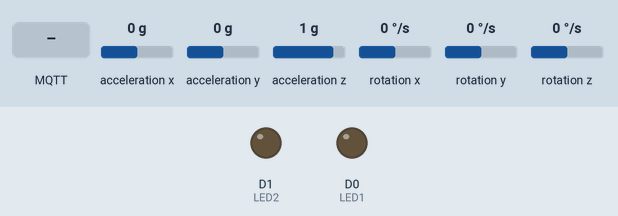
Bench run of a sketch on a simulated ESP8266 (NodeMCU). Parts: output pins drawn as LEDs (lit = HIGH). Wiring (inferred from the names in the program): MPU-6050 motion sensor at I2C address 0x68. The inputs (shaded band) are chosen by the test bench; at power-on: acceleration x 0 g, acceleration y 0 g, acceleration z 1 g, rotation x 0 °/s, rotation y 0 °/s, rotation z 0 °/s. WiFi joins after 1.5 s; servers stay silent unless stated; random numbers use the default seed unless the sketch sets one; no MQTT or app messages arrive unless stated; what the sketch prints to the serial monitor is not drawn.

Above: at 3.4 s.
3.5 s: MQTT message "1" arrives on the first subscribed topic
At 4.7 s:
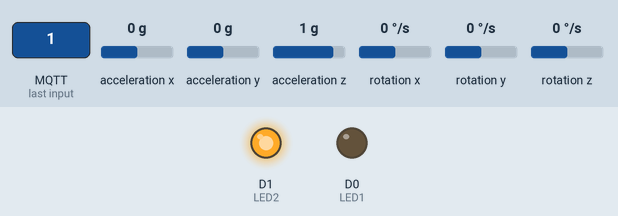
5.0 s: MQTT message "h" arrives on the first subscribed topic
At 6.2 s:
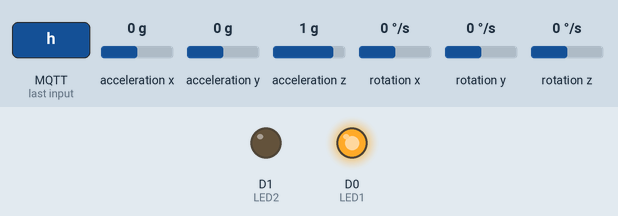
6.5 s: acceleration x set to -0.2 g
9.5 s: acceleration y set to -0.2 g
12.5 s: acceleration z set to -1.4 g
15.5 s: rotation x set to -2 °/s
Timing chart, 0 to 18.5 s (numbered marks = the images above; inputs shaded):
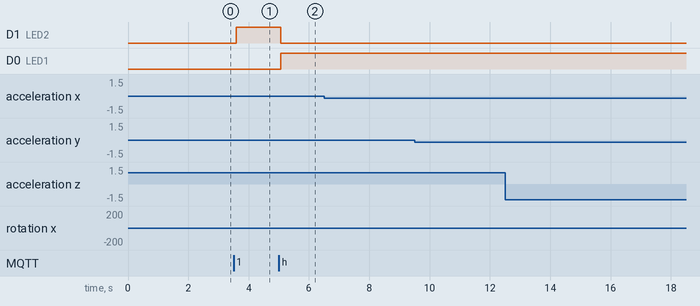

The sketch:

MPU_MQTT.ino
```cpp
#include "Arduino.h"  //
#include "Wire.h"     //  Biblioteca de comunicação I2C
#include <ESP8266WiFi.h>
#include <PubSubClient.h>

WiFiClient espClient;
PubSubClient client(espClient);

/*
  ================================================================
  ===                          PINOUT                          ===
  ================================================================
*/

//MPU
/*VCC       3v
  GND       GND
*/
#define scl_pin  D6
#define sda_pin  D5

//Botão
//uint8_t botOffset = D4;X

//Leds
#define LED1 D0
#define LED2 D1

/*
  ===============================================================
  ===                        VARIÁVEIS                        ===
  ===============================================================
*/

// Tempo
double dt, tempo_prev = 0.00;

// Armazenamento dos dados "crus" do acelerômetro
int16_t AX, AY, AZ, Tp, GX, GY, GZ;

// Variavel do offset
bool OFFSET = false;
double offAX = 0, offAY = 0, offAZ = 0;

// Armazenamento dos dados após conversão
double AcX, AcY, AcZ, Tmp, GyX, GyY, GyZ;
long convGYRO, convACEL;     // Datasheet do sensor

// Calculo ângulos
double Pitch = 0;
double Roll = 0;
double Yaw = 0;
double Acc1;
double Acc2;
#define RAD_TO_DEG 57.2957795  // Radianos para graus (180/PI)
double erroROLL   = -2.951641908101069;
double erroPITCH  = -3.908116257882335;
double erroYAW    = 0.793767901287199;

// Calculo velocidade
double VelX = 0, VelY = 0, VelZ = 0;
double erroVZ = 0.11 / 15530;

// Media movel
double AmX = 0, AmY = 0, AmZ = 0;
#define n 30

// Leds piscando alternado a cada ciclo do loop
bool led_state = false;
double ErroCont = 0.00;
bool OBS = true;

// MQTT
#define MSG_BUFFER_SIZE 50
//char msg[MSG_BUFFER_SIZE];
//char MQTT[20];

/*
  ===============================================================
  ===                      SETUP INICIAL                      ===
  ===============================================================
*/

void setup()
{
  pinMode(LED1, OUTPUT);
  pinMode(LED2, OUTPUT);
  digitalWrite(LED1, led_state);
  digitalWrite(LED2, led_state);
  Serial.begin(9600);
  Setup_MPU();
  Conectar_WiFi();
  Conectar_MQTT();
  delay(500);
  //  Serial.end();
}

/*
  ================================================================
  ===                       MAIN PROGRAM                       ===
  ================================================================
*/

void loop ()
{
  dt = (millis() - tempo_prev) / 1000.0;
  tempo_prev = millis();

  // lê os dados do sensor
  Read_MPU();

  // Converte os dados do sensor
  converterRAW();

  //  // Faz a média do valor após conversão
  AmX = media_movelaX(AcX);
  AmY = media_movelaY(AcY);
  AmZ = media_movelaZ(AcZ);

  // Calcula os ângulos em função dos eixos do sensor
  PitchRollYaw(AmX, AmY, AmZ, GyX, GyY, GyZ);
  //Corrige erro no valor dos angulos
  //  corrigirANGULO();

  //Calculo da velocidade
  velocidade(AmX, AmY, AmZ);

  //-------------------------------------------------------------------------------------------------------------------------------------------------------------------------------------
  //Mostra os valores
  //  salva("t", tempo_prev);
  //  mostraRAW();
  //  mostraOFF();
  mostraCON();
  //  mostraMED();
  //  mostraANG();
  //  mostraVEL();
  //  salva("dt", dt);
  //  salva("eY", erroYAW);

  //-------------------------------------------------------------------------------------------------------------------------------------------------------------------------------------
  finaliza();

  if (!client.connected())
  {
    Reconectar();
  }
  client.loop();

}
```

Debug.ino
```cpp
void mostraRAW()
{
  salva("AX", AX);
  salva("AY", AY);
  salva("AZ", AZ);
  //  salva("GX", GX);
  //  salva("GY", GY);
  //  salva("GZ", GZ);
}

void mostraOFF()
{
  Serial.print("\toffAX = "); Serial.print(offAX);
  Serial.print("\toffAY = "); Serial.print(offAY);
  Serial.print("\toffAZ = "); Serial.print(offAZ);
}

void mostraCON()
{
  salva("AcX", AcX);
  salva("AcY", AcY);
  salva("AcZ", AcZ);
  salva("GyX", GyX);
  salva("GyY", GyY);
  salva("GyZ", GyZ);
}

void mostraMED()
{
  Serial.print("\tAmX = "); Serial.print(AmX);
  Serial.print("\tAmY = "); Serial.print(AmY);
  Serial.print("\tAmZ = "); Serial.print(AmZ);
}

void mostraANG()
{
  salva("Roll", Roll - erroROLL);
  salva("Pitch", Pitch - erroPITCH);
  salva("Yaw", Yaw);
}

void mostraVEL()
{
  salva("VelX", VelX);
  salva("VelY", VelY);
  salva("VelZ", VelZ);
}
```

Funcoes.ino
```cpp
void salva(char nome[9], double valor)
{
  Serial.print(nome);
  Serial.print("\t");
  Serial.print(valor, 3);
  Serial.print("\t");
  char MQTT[20] = "MQTT/";
  strcat(MQTT, nome);
  char msg[MSG_BUFFER_SIZE] = "X";
  sprintf(msg, "%10.5f", valor);
  client.publish(MQTT, msg);
}

//-------------------------------------------------------------------------------------------------------------------------------------------------------------------------------------

void finaliza()
{
  led_state = !led_state;
  digitalWrite(BUILTIN_LED, led_state);
  if (OFFSET)
  {
    offAX = AmX;
    offAY = AmY;
    offAZ = AmZ;

    VelX = 0;
    VelY = 0;
    VelZ = 0;

    OFFSET = !OFFSET;
  }
#ifdef CARTAO
  sdFile.println();
  sdFile.flush();
#endif
  Serial.println();
}

//-------------------------------------------------------------------------------------------------------------------------------------------------------------------------------------

void offset()
{
  //  Serial.println();
  //  Serial.println("Botão offset pressionado");
  //  Serial.println();
  OFFSET = true;
}

//-------------------------------------------------------------------------------------------------------------------------------------------------------------------------------------

void converterRAW()
{
  AcX = double(AX) / convACEL;
  AcY = double(AY) / convACEL;
  AcZ = double(AZ) / convACEL;
  Tmp = (double(Tp) + 12412.0) / 340.0;
  GyX = double(GX) / convGYRO;
  GyY = double(GY) / convGYRO;
  GyZ = double(GZ) / convGYRO;
}

//-------------------------------------------------------------------------------------------------------------------------------------------------------------------------------------

void PitchRollYaw(double aX, double aY, double aZ, double gX, double gY, double gZ)
{
  //A partir de los valores del acelerometro, se calculan los angulos Y, X
  //respectivamente, con la formula de la tangente.
  Acc2 = atan(-1 * aX / sqrt(pow(aY, 2) + pow(aZ, 2))) * RAD_TO_DEG;
  Acc1 = atan(aY / sqrt(pow(aX, 2) + pow(aZ, 2))) * RAD_TO_DEG;

  //Aplicar el Filtro Complementario
  Pitch = 0.98 * (Pitch + gX * dt) + 0.02 * Acc1;
  Roll = 0.98 * (Roll + gY * dt) + 0.02 * Acc2;
  //Integración respecto del tiempo paras calcular el YAW
  Yaw = Yaw + gZ * dt;
}

//-------------------------------------------------------------------------------------------------------------------------------------------------------------------------------------

float confANG(float valor)
{
  if (valor > 180)
  {
    valor = valor - 360;
  }
  else if (valor < -180)
  {
    valor = valor + 360;
  }
  return (valor);
}

//-------------------------------------------------------------------------------------------------------------------------------------------------------------------------------------

void corrigirANGULO()
{
  Roll  = confANG(Roll);
  Pitch = confANG(Pitch);
  Yaw   = confANG(Yaw   - erroYAW * tempo_prev);
}

//-------------------------------------------------------------------------------------------------------------------------------------------------------------------------------------

void velocidade(double aX, double aY, double aZ)
{
  if (!OFFSET)
  {
    VelX = VelX + (aX - offAX) * dt;
    VelY = VelY + (aY - offAY) * dt;
    VelZ = VelZ + ((aZ - offAZ) * dt);
    offAX = aX;
    offAY = aY;
    offAZ = aZ;

    //    VelX = VelX * 3.6 ;
    //    VelY = VelY * 3.6;
    //    VelZ = VelZ * 3.6;
  }
}
```

MPU6050.ino
```cpp
/*
   Definições de alguns endereços mais comuns do MPU6050
   os registros podem ser facilmente encontrados no mapa de registros do MPU6050
*/
const int MPU_ADDR =      0x68; // definição do endereço do sensor MPU6050 (0x68)
const int WHO_AM_I =      0x75; // registro de identificação do dispositivo
const int PWR_MGMT_1 =    0x6B; // registro de configuração do gerenciamento de energia
const int GYRO_CONFIG =   0x1B; // registro de configuração do giroscópio
const int ACCEL_CONFIG =  0x1C; // registro de configuração do acelerômetro
const int ACCEL_XOUT =    0x3B; // registro de leitura do eixo X do acelerômetro

/*
   função que configura a I2C com os pinos desejados
   sda_pin -> D5
   scl_pin -> D6
*/
void initI2C()
{
  Serial.println("---inside initI2C");
  Wire.begin(sda_pin, scl_pin);
}

/*
   função que escreve um dado valor em um dado registro
*/
void writeRegMPU(int reg, int val)      //aceita um registro e um valor como parâmetro
{
  Wire.beginTransmission(MPU_ADDR);     // inicia comunicação com endereço do MPU6050
  Wire.write(reg);                      // envia o registro com o qual se deseja trabalhar
  Wire.write(val);                      // escreve o valor no registro
  Wire.endTransmission(true);           // termina a transmissão
}

/*
   função que lê de um dado registro
*/
uint8_t readRegMPU(uint8_t reg)        // aceita um registro como parâmetro
{
  uint8_t data;
  Wire.beginTransmission(MPU_ADDR);     // inicia comunicação com endereço do MPU6050
  Wire.write(reg);                      // envia o registro com o qual se deseja trabalhar
  Wire.endTransmission(false);          // termina transmissão mas continua com I2C aberto (envia STOP e START)
  Wire.requestFrom(MPU_ADDR, 1);        // configura para receber 1 byte do registro escolhido acima
  data = Wire.read();                   // lê o byte e guarda em 'data'
  return data;                          //retorna 'data'
}

/*
   função que procura pelo sensor no endereço 0x68
*/
void findMPU(int mpu_addr)
{
  Wire.beginTransmission(mpu_addr);
  int data = Wire.endTransmission(true);

  if (data == 0)
  {
    Serial.print("Dispositivo encontrado no endereço: 0x");
    Serial.println(mpu_addr, HEX);
  }
  else
  {
    Serial.println("Dispositivo não encontrado!");
    delay(100);
    findMPU(mpu_addr);
  }
}

/*
   função que verifica se o sensor responde e se está ativo
*/
void checkMPU(int mpu_addr)
{
  findMPU(MPU_ADDR);

  int data = readRegMPU(WHO_AM_I); // Register 117 – Who Am I - 0x75

  if (data == 104)
  {
    Serial.println("MPU6050 Dispositivo respondeu OK! (104)");

    data = readRegMPU(PWR_MGMT_1); // Register 107 – Power Management 1-0x6B

    if (data == 64)
    {
      Serial.println("MPU6050 em modo SLEEP! (64)");
    }
    else
    {
      Serial.println("MPU6050 em modo ACTIVE!");
    }
  }
  else
  {
    Serial.println("Verifique dispositivo - MPU6050 NÃO disponível!");
    delay(100);
    checkMPU(mpu_addr);
  }
}

/*
   função de inicialização do sensor
*/
void initMPU()
{
  setSleepOff();
  setGyroScale();
  setAccelScale();
}

/*
    função para configurar o sleep bit
*/
void setSleepOff()
{
  writeRegMPU(PWR_MGMT_1, 0); // escreve 0 no registro de gerenciamento de energia(0x68), colocando o sensor em o modo ACTIVE
}

/* função para configurar as escalas do giroscópio
   registro da escala do giroscópio: 0x1B[4:3]
   0 é 250°/s

    FS_SEL  Full Scale Range                  Conversão
      0        ± 250 °/s      0b00000000      131         ok
      1        ± 500 °/s      0b00001000      65.5        ??
      2        ± 1000 °/s     0b00010000      32.8        ??
      3        ± 2000 °/s     0b00011000      16.4        ??
*/
void setGyroScale()
{
  writeRegMPU(GYRO_CONFIG, 0);
  convGYRO = 131.00;
}

/* função para configurar as escalas do acelerômetro
   registro da escala do acelerômetro: 0x1C[4:3]
   0 é 250°/s

    AFS_SEL   Full Scale Range                    Conversão
      0           ± 2g            0b00000000      1638.4      ok
      1           ± 4g            0b00001000      8192        ??
      2           ± 8g            0b00010000      4096        ??
      3           ± 16g           0b00011000      2048        ??
*/
void setAccelScale()
{
  writeRegMPU(ACCEL_CONFIG, 0);
  convACEL  = 1638.40;
}

/* função que lê os dados 'crus'(raw data) do sensor
   são 14 bytes no total sendo eles 2 bytes para cada eixo e 2 bytes para temperatura:

  0x3B 59 ACCEL_XOUT[15:8]
  0x3C 60 ACCEL_XOUT[7:0]
  0x3D 61 ACCEL_YOUT[15:8]
  0x3E 62 ACCEL_YOUT[7:0]
  0x3F 63 ACCEL_ZOUT[15:8]
  0x40 64 ACCEL_ZOUT[7:0]

  0x41 65 TEMP_OUT[15:8]
  0x42 66 TEMP_OUT[7:0]

  0x43 67 GYRO_XOUT[15:8]
  0x44 68 GYRO_XOUT[7:0]
  0x45 69 GYRO_YOUT[15:8]
  0x46 70 GYRO_YOUT[7:0]
  0x47 71 GYRO_ZOUT[15:8]
  0x48 72 GYRO_ZOUT[7:0]

*/

void Read_MPU()
{
  Wire.beginTransmission(MPU_ADDR);       // inicia comunicação com endereço do MPU6050
  Wire.write(ACCEL_XOUT);                       // envia o registro com o qual se deseja trabalhar, começando com registro 0x3B (ACCEL_XOUT_H)
  Wire.endTransmission(false);            // termina transmissão mas continua com I2C aberto (envia STOP e START)
  Wire.requestFrom(MPU_ADDR, 14);         // configura para receber 14 bytes começando do registro escolhido acima (0x3B)

  AX = Wire.read() << 8;                 // lê primeiro o byte mais significativo
  AX |= Wire.read();                     // depois lê o bit menos significativo
  AY = Wire.read() << 8;
  AY |= Wire.read();
  AZ = Wire.read() << 8;
  AZ |= Wire.read();

  Tp = Wire.read() << 8;
  Tp |= Wire.read();

  GX = Wire.read() << 8;
  GX |= Wire.read();
  GY = Wire.read() << 8;
  GY |= Wire.read();
  GZ = Wire.read() << 8;
  GZ |= Wire.read();
}

void Setup_MPU()
{
  Serial.println("Iniciando configuração do MPU6050");
  initI2C();
  initMPU();
  checkMPU(MPU_ADDR);
  Serial.println("Configuração finalizada, iniciando loop");
}
```

MQTT.ino
```cpp
const char* ssid = "Oi_Velox_Mariza";
const char* password = "mariza3884";
const char* mqtt_server = "broker.mqttdashboard.com";

//WiFiClient espClient;
//PubSubClient client(espClient);
unsigned long lastMsg = 0;

void Conectar_WiFi()
{
  delay(10);
  // We start by connecting to a WiFi network
  Serial.println();
  Serial.print("Connecting to ");
  Serial.println(ssid);

  WiFi.mode(WIFI_STA);
  WiFi.begin(ssid, password);

  while (WiFi.status() != WL_CONNECTED)
  {
    delay(500);
    Serial.print(".");
  }

  randomSeed(micros());

  Serial.println("");
  Serial.println("WiFi connected");
  Serial.println("IP address: ");
  Serial.println(WiFi.localIP());
}

void Conectar_MQTT()
{
  client.setServer(mqtt_server, 1883);

  // Loop until we're connected
  while (!client.connected())
  {
    Serial.print("Attempting MQTT connection...");
    // Create a random client ID
    String clientId = "ESP8266Client-";
    clientId += String(random(0xffff), HEX);
    // Attempt to connect
    if (client.connect(clientId.c_str()))
    {
      Serial.println("connected");
      // Once connected, publish an announcement...
      client.publish("MQTT/Um", "hello world");
      // ... and resubscribe
      client.subscribe("MQTT/Dois");
    }
    else
    {
      Serial.print("failed, rc=");
      Serial.print(client.state());
      Serial.println(" try again in 1 second");
      // Wait before retrying
      delay(1000);
    }
  }

  client.setCallback(Receber);
}

void Reconectar()
{
  if (WiFi.status() != WL_CONNECTED)
  {
    Conectar_WiFi();
  }
  if (!client.connected())
  {
    Conectar_MQTT();
  }
}

void Receber(char* topic, byte* payload, unsigned int length)
{
  Serial.print("Message arrived [");
  Serial.print(topic);
  Serial.print("] ");
  for (int i = 0; i < length; i++) {
    Serial.print((char)payload[i]);
  }
  Serial.println();

  // Switch on the LED if an 1 was received as first character
  if ((char)payload[0] == '1') {
    digitalWrite(LED1, LOW);
    digitalWrite(LED2, HIGH);
  } else {
    digitalWrite(LED1, HIGH);
    digitalWrite(LED2, LOW);
  }
}
```

Media_movel.ino
```cpp
double mediaAx[n];

double media_movelaX(double entrada)
{
  //  Serial.print(entrada);
  //  Serial.print("\t");
  int i;
  //desloca os elementos do vetor de média móvel
  for (i = n - 1; i > 0 ; i--)
  {
    mediaAx[i] = mediaAx[i - 1];
    //    Serial.print(mediaAx[i]);
    //    Serial.print(",");
  }
  mediaAx[0] = entrada; //posição inicial do vetor recebe a leitura original
  //  Serial.print(mediaAx[0]);
  //  Serial.print("\t");
  double acc = 0;          //acumulador para somar os pontos da média móvel
  for (int i = 0; i < n; i++)
  {
    acc += mediaAx[i]; //faz a somatória do número de pontos
  }
  acc = acc / n;
  return (acc); //retorna a média móvel
}

double mediaAy[n];

double media_movelaY(double entrada)
{
  //  Serial.print(entrada);
  //  Serial.print("\t");
  int i;
  //desloca os elementos do vetor de média móvel
  for (i = n - 1; i > 0 ; i--)
  {
    mediaAy[i] = mediaAy[i - 1];
    //    Serial.print(mediaAy[i]);
    //    Serial.print(",");
  }
  mediaAy[0] = entrada; //posição inicial do vetor recebe a leitura original
  //  Serial.print(mediaAy[0]);
  //  Serial.print("\t");
  double acc = 0;          //acumulador para somar os pontos da média móvel
  for (int i = 0; i < n; i++)
  {
    acc += mediaAy[i]; //faz a somatória do número de pontos
  }
  acc = acc / n;
  return (acc); //retorna a média móvel
}

double mediaAz[n];

double media_movelaZ(double entrada)
{
  //  Serial.print(entrada);
  //  Serial.print("\t");
  int i;
  //desloca os elementos do vetor de média móvel
  for (i = n - 1; i > 0 ; i--)
  {
    mediaAz[i] = mediaAz[i - 1];
    //    Serial.print(mediaAz[i]);
    //    Serial.print(",");
  }
  mediaAz[0] = entrada; //posição inicial do vetor recebe a leitura original
  //  Serial.print(mediaAz[0]);
  //  Serial.print("\t");
  double acc = 0;          //acumulador para somar os pontos da média móvel
  for (int i = 0; i < n; i++)
  {
    acc += mediaAz[i]; //faz a somatória do número de pontos
  }
  acc = acc / n;
  return (acc); //retorna a média móvel
}
```

Measured:
- after the input at 3.5 s, D1 (LED2): LOW → HIGH after 0.09 s
- after the input at 5.0 s, D1 (LED2): HIGH → LOW after 0.07 s; D0 (LED1): LOW → HIGH after 0.07 s
- after the input at 6.5 s, every drawn part: stays the same
- after the input at 9.5 s, every drawn part: stays the same
- after the input at 12.5 s, every drawn part: stays the same
- after the input at 15.5 s, every drawn part: stays the same
